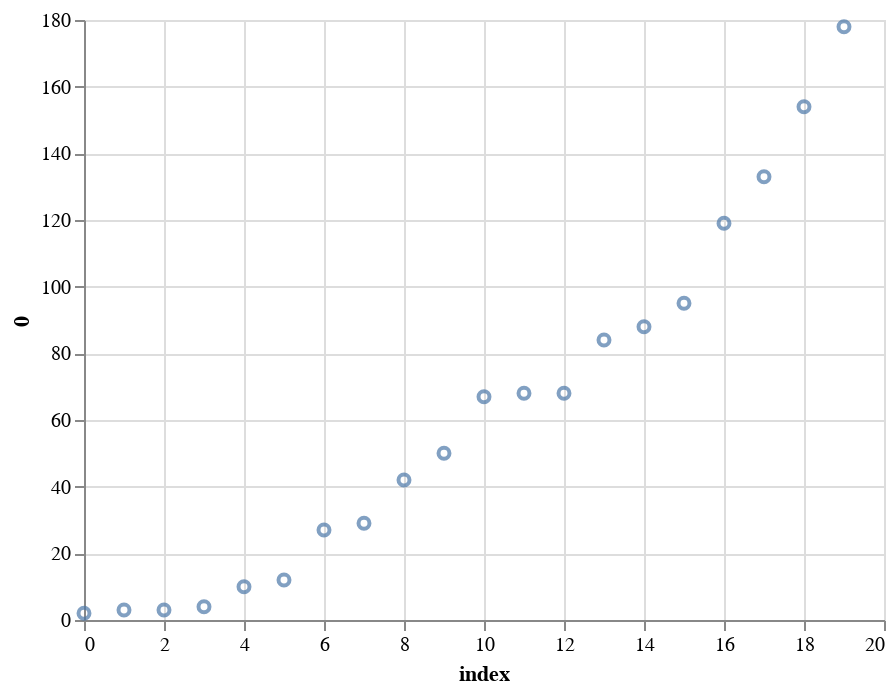

Here is the notebook cell this chart was saved with:
### Code cell
# inspect individual cities
x = list(df_aantal[df_aantal['Gemeente']=="Tilburg"].values[0][:-1])
y = list(range(len(x)))
df = pd.DataFrame(x,y).reset_index()
print(df.columns)
df.rename(columns=dict(zip(df.columns,[str(c) for c in df.columns])),inplace=True)

alt.Chart(df).mark_point().encode(
    x='index:Q',
    y='0:Q',
)

### Figure 1 — Vega-Lite specification as saved in the notebook (floating-point values rounded to 4 significant figures)
{"config": {"view": {"continuousWidth": 400, "continuousHeight": 300}}, "data": {"name": "data-1e7fd799ab2ac607c1018071dfbb1ca7"}, "mark": "point", "encoding": {"x": {"type": "quantitative", "field": "index"}, "y": {"type": "quantitative", "field": "0"}}, "$schema": "https://vega.github.io/schema/vega-lite/v4.0.2.json", "datasets": {"data-1e7fd799ab2ac607c1018071dfbb1ca7": [{"index": 0, "0": 2.0}, {"index": 1, "0": 3.0}, {"index": 2, "0": 3.0}, {"index": 3, "0": 4.0}, {"index": 4, "0": 10.0}, {"index": 5, "0": 12.0}, {"index": 6, "0": 27.0}, {"index": 7, "0": 29.0}, {"index": 8, "0": 42.0}, {"index": 9, "0": 50.0}, {"index": 10, "0": 67.0}, {"index": 11, "0": 68.0}, {"index": 12, "0": 68.0}, {"index": 13, "0": 84.0}, {"index": 14, "0": 88.0}, {"index": 15, "0": 95.0}, {"index": 16, "0": 119.0}, {"index": 17, "0": 133.0}, {"index": 18, "0": 154.0}, {"index": 19, "0": 178.0}]}}
